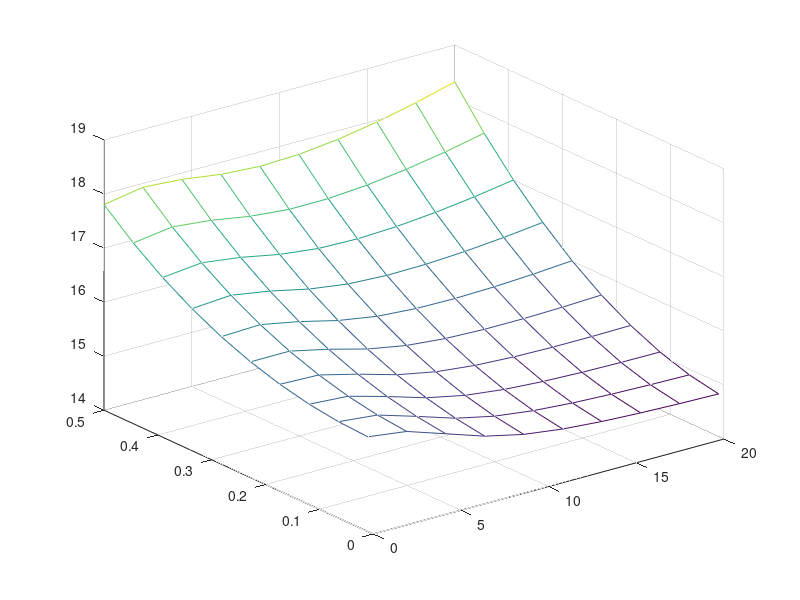

Recreate this plot in MATLAB.
AirDensity = 1.125;
Gravity = 9.81;

TotalMass = 1.5;
Weight = Gravity .* TotalMass;
Power = 180;

% The properties for propeller.
RotorNumber = 4;
RotorRadious = 0.1547;
RoterArea = pi * RotorRadious^2;


Sref1 = 46e-3;
Sref2 = Sref1 - 60e-4;
CD1 = 0.98;
CD2 = 0.48;

BatNumber = 2;
BatCapity = 5.2;
BatVoltag = 3.1 * 4;


x = linspace( 0, 20, 10 ) ;
y = linspace( 0.01, 0.5, 10 ) ;

[ Vf, theta ] = meshgrid( x, y );

V1h = 4.9;
V1f = sqrt( - ( Vf.^2 / 2 ) + sqrt( ( Vf.^2 / 2 ).^2 + V1h^4 ) );
DragParasi = 0.5 * AirDensity .* ( Vf.^2 ) .* CD1 * Sref1 .* cos( theta );
DragParasi2 = 0.5 * AirDensity .* ( 2*V1f + Vf .* sin( theta ) ).^2  * CD2 * Sref2; 

ThrustReqX = DragParasi + DragParasi2 .* sin( theta );
ThrustReqY = Weight + DragParasi2 .* cos( theta );
ThrustReqF = Weight./cos(theta) + DragParasi2;

mesh( Vf, theta, ThrustReqF )